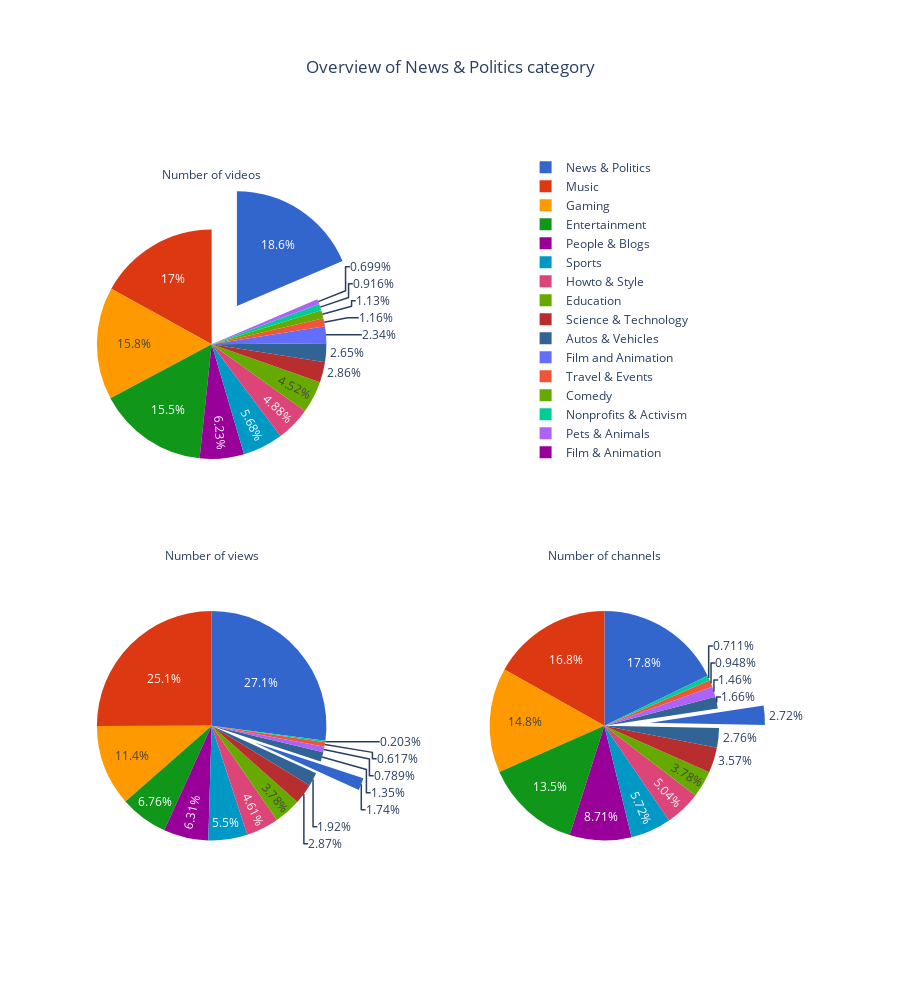

The cell this chart's notebook holds for it:
### Code cell
## Creating a subplot with the pie charts

from plotly import tools
fig = make_subplots(rows=2, cols=2,specs=[[{"type": "pie"},{"type": "pie"}], [{"type": "pie"},{"type": "pie"}]],vertical_spacing = 0)

fig.add_trace(pie_videos, row=1, col=1);

fig.add_trace(pie_view, row=2, col=1);

fig.add_trace(pie_channels, row=2, col=2);


## Layout
fig.update_layout( title={  'text':"Overview of News & Politics category",
                            'x':0.5,
                            'xanchor':'center'},
                            height=1000,
                            margin=dict(l=20, r=20, t=0, b=20,pad=0),
                            legend=dict(
                                        yanchor="top",
                                        y=0.99,
                                        xanchor="right",
                                        x=0.9),
                            plot_bgcolor = None
                            
                )

## Save figure
fig.write_html('../ste_website/ADAmantiumForgers/_includes/figures/news_pol_3pie_superposed.html')

## Display
fig.show();

### Figure 1 — Plotly figure (JSON) as saved in the notebook; plotly's stock layout.template omitted (floating-point values rounded to 4 significant figures)
{"data": [{"domain": {"x": [0, 0.45], "y": [0.5, 1]}, "labels": ["News & Politics", "Music", "Gaming", "Entertainment", "People & Blogs", "Sports", "Howto & Style", "Education", "Science & Technology", "Autos & Vehicles", "Film and Animation", "Travel & Events", "Comedy", "Nonprofits & Activism", "Pets & Animals"], "marker": {"colors": ["#3366CC", "#DC3912", "#FF9900", "#109618", "#990099", "#0099C6", "#DD4477", "#66AA00", "#B82E2E", "#316395"]}, "pull": [0.4, 0, 0, 0, 0, 0, 0, 0, 0, 0, 0, 0, 0, 0, 0], "title": {"text": "Number of videos"}, "type": "pie", "values": [17751894, 16178683, 15126351, 14820943, 5945267, 5424965, 4660134, 4314309, 2733493, 2527509, 2237992, 1103153, 1081541, 874782, 667578]}, {"domain": {"x": [0, 0.45], "y": [0, 0.5]}, "labels": ["Music", "Entertainment", "Gaming", "People & Blogs", "Film & Animation", "Education", "Howto & Style", "Comedy", "Sports", "Science & Technology", "News & Politics", "Autos & Vehicles", "Pets & Animals", "Travel & Events", "Nonprofits & Activism"], "marker": {"colors": ["#3366CC", "#DC3912", "#FF9900", "#109618", "#990099", "#0099C6", "#DD4477", "#66AA00", "#B82E2E", "#316395"]}, "pull": [0, 0, 0, 0, 0, 0, 0, 0, 0, 0, 0.4, 0, 0, 0, 0], "title": {"text": "Number of views"}, "type": "pie", "values": [2474987207747, 2287747784951, 1042503029744, 617343103271, 576280806991, 502391834628, 420666785070, 345039111412, 262006516097, 175003322992, 158642353980, 123094343678, 72076163905, 56393865116, 18508414941]}, {"domain": {"x": [0.55, 1], "y": [0, 0.5]}, "labels": ["Music", "Entertainment", "Gaming", "People & Blogs", "Film & Animation", "Education", "Howto & Style", "Comedy", "Sports", "Science & Technology", "News & Politics", "Autos & Vehicles", "Pets & Animals", "Travel & Events", "Nonprofits & Activism"], "marker": {"colors": ["#3366CC", "#DC3912", "#FF9900", "#109618", "#990099", "#0099C6", "#DD4477", "#66AA00", "#B82E2E", "#316395"]}, "pull": [0, 0, 0, 0, 0, 0, 0, 0, 0, 0, 0.4, 0, 0, 0, 0], "title": {"text": "Number of channels"}, "type": "pie", "values": [24283, 22944, 20141, 18413, 11875, 7803, 6875, 5148, 4864, 3767, 3705, 2263, 1989, 1292, 969]}], "layout": {"height": 1000, "legend": {"x": 0.9, "xanchor": "right", "y": 0.99, "yanchor": "top"}, "margin": {"b": 20, "l": 20, "pad": 0, "r": 20, "t": 0}, "title": {"text": "Overview of News & Politics category", "x": 0.5, "xanchor": "center"}}}
